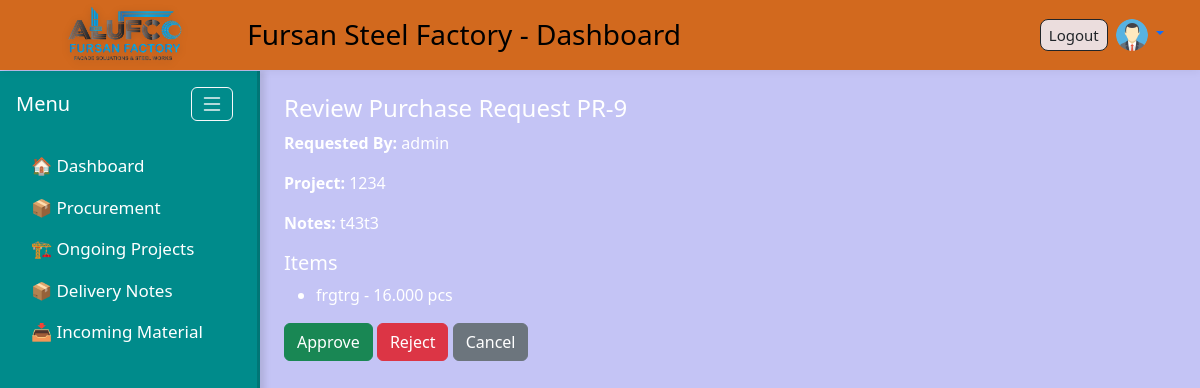
Screenshot of /procurement/purchase-requests/9/approve/ (signed in) with the database file from the repository.
### accounts/models.py (models this page shows, shortened)
class Profile(models.Model):
    user = models.OneToOneField(User, on_delete=models.CASCADE)
    avatar = models.ImageField(upload_to='avatars/', default='avatars/default-avatar.png', blank=True, null=True)

### procurement/models.py (models this page shows, shortened)
class PurchaseRequest(models.Model):
    requested_by = models.ForeignKey(settings.AUTH_USER_MODEL, on_delete=models.CASCADE)
    approved_by = models.ForeignKey(
        settings.AUTH_USER_MODEL,
        on_delete=models.SET_NULL,
        null=True, blank=True,
        related_name='approved_requests'
    )
    project = models.ForeignKey('ongoing_projects.OngoingProject', on_delete=models.SET_NULL, null=True, blank=True)
    request_date = models.DateField(auto_now_add=True)
    status = models.CharField(max_length=20, choices=PR_STATUS, default='pending')
    notes = models.TextField(blank=True, null=True)

class PurchaseRequestItem(models.Model):
    purchase_request = models.ForeignKey(PurchaseRequest, on_delete=models.CASCADE, related_name='items')
    item_name = models.CharField(max_length=255)
    sku = models.CharField(max_length=100, blank=True, null=True)
    quantity = models.DecimalField(max_digits=12, decimal_places=3, default=1)
    unit = models.CharField(max_length=30, default='pcs')
    date_needed = models.DateField(blank=True, null=True)
    notes = models.TextField(blank=True, null=True)

### ongoing_projects/models.py (models this page shows, shortened)
class OngoingProject(models.Model):
    code = models.CharField(max_length=50)
    po_number = models.CharField("Contract / P.O No", max_length=100)
    client = models.CharField(max_length=200)
    location = models.CharField(max_length=200)
    po_description = models.TextField()
    po_amount = models.DecimalField(max_digits=12, decimal_places=2)
    budgetary_cost = models.DecimalField(max_digits=12, decimal_places=2)
    expected_profit = models.DecimalField(max_digits=12, decimal_places=2)
    down_payment = models.CharField(max_length=100, blank=True, null=True)
    shop_drawing = models.CharField(max_length=100, blank=True, null=True)
    date = models.DateField(null=True, blank=True)
    status = models.CharField(max_length=20, choices=STATUS_CHOICES, default="In Progress")
    def __str__(self):
        return self.code

### procurement/views.py (the view, shortened to what this page needs)
# urls.py: path('purchase-requests/<int:pk>/approve/', views.pr_approve, name='pr_approve'),
@login_required
@user_passes_test(is_manager)
def pr_approve(request, pk):
    pr = get_object_or_404(PurchaseRequest, pk=pk)
    return render(request, 'procurement/pr_approve.html', {'pr': pr})

### procurement/views.py (called while the page is built)
def is_manager(user):
    return user.is_superuser or user.groups.filter(name='Manager').exists()

### procurement/templates/procurement/pr_approve.html (shortened to what this page needs)
{% extends 'base.html' %}
{% block content %}
<h4>Review Purchase Request PR-{{ pr.id }}</h4>
<p><b>Requested By:</b> {{ pr.requested_by }}</p>
<p><b>Project:</b> {{ pr.project }}</p>
<p><b>Notes:</b> {{ pr.notes }}</p>
<h5>Items</h5>
<ul>
  {% for item in pr.items.all %}
    <li>{{ item.item_name }} - {{ item.quantity }} {{ item.unit }}</li>
  {% endfor %}
</ul>
<form method="post">
  <button type="submit" name="action" value="approve" class="btn btn-success">Approve</button>
  <button type="submit" name="action" value="reject" class="btn btn-danger">Reject</button>
  <a href="{% url 'pr_list' %}" class="btn btn-secondary">Cancel</a>
</form>
{% endblock %}

### templates/base.html (shortened to what this page needs)
{% load static %}
<!DOCTYPE html>
<html lang="en">
<head>
    <link rel="stylesheet" href="https://cdn.jsdelivr.net/npm/bootstrap@5.3.0/dist/css/bootstrap.min.css">
    <link href="https://cdn.jsdelivr.net/npm/bootstrap-icons@1.10.5/font/bootstrap-icons.css" rel="stylesheet">
    <link rel="stylesheet" href="{% static 'css/custom.css' %}">
</head>
<body>
<header class="custom-header px-4">
    <div class="container-fluid">
        <div class="d-flex justify-content-between align-items-center">
            <div class="d-flex align-items-center">
                <img src="{% static 'images/udadateone.png' %}" alt="Company Logo" class="logo-img">
                <h3 class="mb-0 ms-2">Fursan Steel Factory - Dashboard</h3>
            </div>
           {% if user.is_authenticated %}
            <div class="d-flex align-items-center gap-2 position-relative">
                <form method="post" action="{% url 'logout' %}" class="mb-0">
                    <button type="submit" class="btn btn-outline-dark btn-sm px-2 py-1">Logout</button>
                </form>
                <div class="dropdown">
                    <a href="#" class="d-block dropdown-toggle" id="userDropdown" data-bs-toggle="dropdown" aria-expanded="false">
                        {% if user.profile.avatar %}
                            <img
                                src="{{ user.profile.avatar.url }}"
                                alt="Avatar"
                                class="rounded-circle avatar-hover"
                                style="width:32px; height:32px; cursor:pointer;"
                                title="{{ user.get_full_name|default:user.username }}"
                            >
                        {% endif %}
                    </a>
                </div>
            </div>
            {% else %}
            <a href="{% url 'login' %}" class="btn btn-primary btn-sm">Login</a>
            {% endif %}
        </div>
    </div>
</header>
    <div class="d-flex">
       <nav id="sidebar" class="vh-100">
            <div class="d-flex justify-content-between align-items-center px-3 mb-4">
                <h5 class="text-white mb-0">Menu</h5>
                <button id="sidebarToggle" class="btn btn-outline-light" title="Toggle Menu">
                    <i class="bi bi-list fs-4"></i>
                </button>
            </div>
            <ul class="nav flex-column">
               <li class="nav-item">
                    <a class="nav-link text-white" href="{% url 'dashboard' %}" title="Dashboard">
                        🏠 <span class="label-text">Dashboard</span>
                    </a>
                </li>
                    <li class="nav-item">
                        <a class="nav-link text-white"
                           data-bs-toggle="collapse"
                           href="#procurementSubmenu"
                           role="button"
                           aria-expanded="false"
                           aria-controls="procurementSubmenu">
                            📦 Procurement
                        </a>
                    </li>
                <li class="nav-item">
                    <a class="nav-link text-white"
                        data-bs-toggle="collapse"
                        href="#ongoingSubmenu"
                        role="button"
                        aria-expanded="true"
                        aria-controls="ongoingSubmenu">
                        🏗 <span class="label-text">Ongoing Projects</span>
                    </a>
                </li>
                <li class="nav-item">
                    <a class="nav-link text-white"
                        data-bs-toggle="collapse"
                        href="#deliverySubmenu"
                        role="button"
                        aria-expanded="false"
                        aria-controls="deliverySubmenu">
                         📦 <span class="label-text">Delivery Notes</span>
                    </a>
                </li>
                <li class="nav-item">
                    <a class="nav-link text-white"
                        data-bs-toggle="collapse"
                        href="#incomingSubmenu"
                        role="button"
                        aria-expanded="false"
                        aria-controls="incomingSubmenu">
                        📥 <span class="label-text">Incoming Material</span>
                    </a>
                </li>
            </ul>
    </nav>
    <main class="flex-grow-1 p-4">
        {% block content %}
        {% endblock %}
    </main>
</div>
</body>
</html>

### static/css/custom.css (style rules this page uses)
body { background-color: #c4c4f5; color: #ffffff; padding-top: 70px; }
.custom-header { background-color: chocolate; color: #000; height: 70px; display: flex; align-items: center; position: fixed; top: 0; width: 100%; z-index: 1000; box-shadow: 0 2px 8px rgba(0,0,0,0.05); }
.dropdown > a { text-decoration: none !important; }
.logo-img { height: 100px !important; width: auto; margin-right: 10px; object-fit: contain; image-rendering: -webkit-optimize-contrast; image-rendering: crisp-edges; filter: drop-shadow(0 2px 4px rgba(0, 0, 0, 0.15)); border-radius: 6px; display: block; }
#sidebar { min-height: 100vh; position: fixed; top: 71px; left: 0; width: 260px; max-width: 260px; padding-top: 1rem; overflow-y: auto; background-color: darkcyan; box-shadow: 5px 0 6px rgba(0, 0, 0, 0.1); border-right: 3px solid rgba(0, 0, 0, 0.15); transition: width 0.3s ease; z-index: 100; }
main.flex-grow-1 { margin-left: 260px; padding: 1rem; transition: margin-left 0.3s ease; }
#sidebar .nav-link { color: #140909; margin-left: 15px; font-size: 17px; transition: all 0.2s ease; }
#sidebar ul.nav li.nav-item a { white-space: nowrap; }
#sidebar { transition: width 0.3s ease; }
#sidebar button#sidebarToggle { padding: 0.25rem 0.5rem; font-size: 1rem; line-height: 1; margin-right: 0.5rem; }
.custom-header .btn { font-weight: 500; border-radius: 8px; padding: 6px 14px; font-size: 15px; background-color: rgb(235, 221, 221); }
.d-flex { display: flex; gap: 12px; flex-wrap: wrap; }
.btn-sm { padding: 3px 8px; font-size: 13px; }

### rows the page displays
PurchaseRequest: id "9", requested_by "admin", project "1234", notes "t43t3"
PurchaseRequestItem: item_name "frgtrg", quantity "16.000", unit "pcs"
